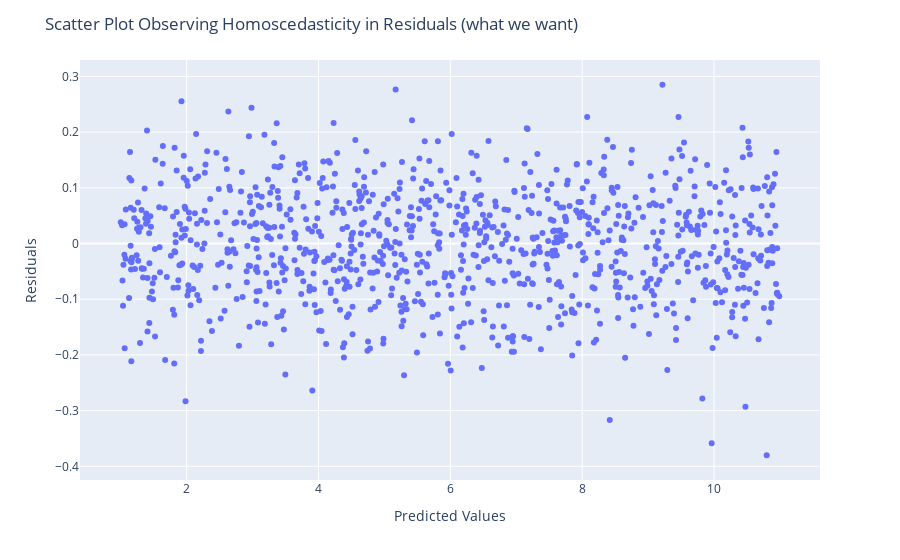

Notebook source saved alongside this figure:
### Markdown cell above
## 2. Homoscedasticity 

We have ***homoscedasticity*** if the $\epsilon_i$ ***error terms*** of the model (which the $\hat \epsilon_i$ ***residuals*** sort of estimate and approximate) have a ***constant variance*** acorss every possible value of the $x_i$ measurements. If this condition is not met then you have ***heteroscedasticity*** which is not what we want (as opposed to ***homoscedasticity*** which is what we want). Higher ***variance*** in the ***error terms*** of the model makes it more difficult to trust our model, but this can be overcome by collecting more data. The simplest way to check ***homoscedasticity*** is to create a scattor plot for the fitted values against the residuals. If we see a cone-shaped plot, or some other systematic pattern in this plot that suggests the ***variance*** in the ***error terms*** is not constant across the $x_i$ values the the accuracy of our statistical analysis is going to suffer from the negative effects of ***heteroscedasticity***.

Below we demonstrate 
- First what we're looking for and would consider reasonable support for an assumption of ***homoscedasticity***
- Then an example of something we are not looking for and would consider evidence of ***heteroscedasticity***

### Code cell
import plotly.express as px
import pandas as pd
import numpy as np

np.random.seed(123)
n = 1000
x = np.random.uniform(0, 1, n)
y = 1 + 10*x + np.random.normal(0, 0.1, n)
predicted_y = 1 + 10 * x  
residuals = y - predicted_y
data = pd.DataFrame({'Predicted Values': predicted_y, 'Residuals': residuals})

fig = px.scatter(data, x='Predicted Values', y='Residuals', trendline=None)
fig.update_layout(title='Scatter Plot Observing Homoscedasticity in Residuals (what we want)',
                  xaxis_title='Predicted Values', yaxis_title='Residuals')
fig.show()

### Figure 1 — Plotly figure (JSON) as saved in the notebook; plotly's stock layout.template omitted (floating-point values rounded to 4 significant figures; data arrays with more than 128 entries replaced by an {"elided": "..."} marker saying what was removed)
{"data": [{"hovertemplate": "Predicted Values=%{x}<br>Residuals=%{y}<extra></extra>", "legendgroup": "", "marker": {"color": "#636efa", "symbol": "circle"}, "mode": "markers", "name": "", "orientation": "v", "showlegend": false, "type": "scatter", "x": {"elided": "1000 float values"}, "xaxis": "x", "y": {"elided": "1000 float values"}, "yaxis": "y"}], "layout": {"legend": {"tracegroupgap": 0}, "margin": {"t": 60}, "title": {"text": "Scatter Plot Observing Homoscedasticity in Residuals (what we want)"}, "xaxis": {"anchor": "y", "domain": [0, 1], "title": {"text": "Predicted Values"}}, "yaxis": {"anchor": "x", "domain": [0, 1], "title": {"text": "Residuals"}}}}
